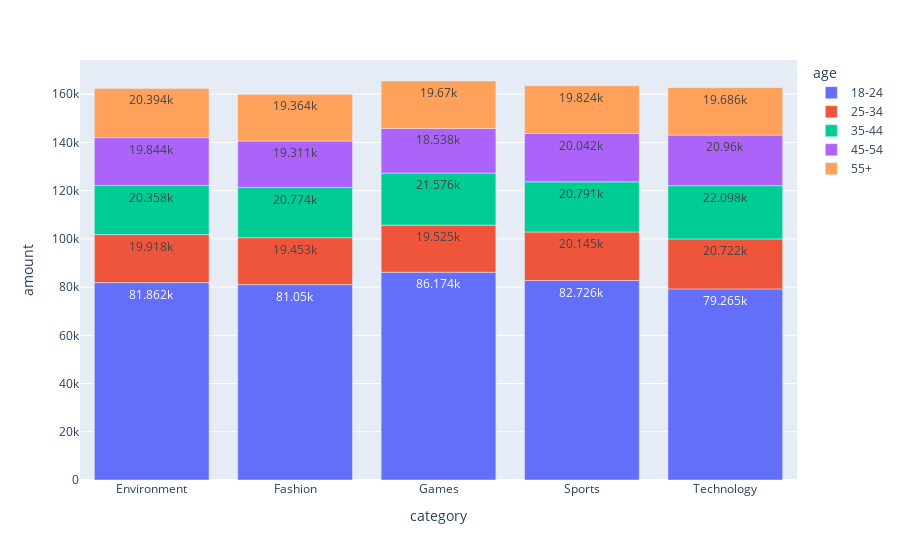

Here is the notebook cell this chart was saved with:
### Code cell
import plotly.express as px
age = df.groupby(['category', 'age'])['amount'].sum().reset_index()

fig = px.bar(age, x='category', y='amount', color='age', text_auto=True)
fig.show()

### Figure 1 — Plotly figure (JSON) as saved in the notebook; plotly's stock layout.template omitted (floating-point values rounded to 4 significant figures)
{"data": [{"alignmentgroup": "True", "hovertemplate": "age=18-24<br>category=%{x}<br>amount=%{y}<extra></extra>", "legendgroup": "18-24", "marker": {"color": "#636efa", "pattern": {"shape": ""}}, "name": "18-24", "offsetgroup": "18-24", "orientation": "v", "showlegend": true, "textposition": "auto", "texttemplate": "%{y}", "x": ["Environment", "Fashion", "Games", "Sports", "Technology"], "xaxis": "x", "y": [81862, 81050, 86174, 82726, 79265], "yaxis": "y", "type": "bar"}, {"alignmentgroup": "True", "hovertemplate": "age=25-34<br>category=%{x}<br>amount=%{y}<extra></extra>", "legendgroup": "25-34", "marker": {"color": "#EF553B", "pattern": {"shape": ""}}, "name": "25-34", "offsetgroup": "25-34", "orientation": "v", "showlegend": true, "textposition": "auto", "texttemplate": "%{y}", "x": ["Environment", "Fashion", "Games", "Sports", "Technology"], "xaxis": "x", "y": [19918, 19453, 19525, 20145, 20722], "yaxis": "y", "type": "bar"}, {"alignmentgroup": "True", "hovertemplate": "age=35-44<br>category=%{x}<br>amount=%{y}<extra></extra>", "legendgroup": "35-44", "marker": {"color": "#00cc96", "pattern": {"shape": ""}}, "name": "35-44", "offsetgroup": "35-44", "orientation": "v", "showlegend": true, "textposition": "auto", "texttemplate": "%{y}", "x": ["Environment", "Fashion", "Games", "Sports", "Technology"], "xaxis": "x", "y": [20358, 20774, 21576, 20791, 22098], "yaxis": "y", "type": "bar"}, {"alignmentgroup": "True", "hovertemplate": "age=45-54<br>category=%{x}<br>amount=%{y}<extra></extra>", "legendgroup": "45-54", "marker": {"color": "#ab63fa", "pattern": {"shape": ""}}, "name": "45-54", "offsetgroup": "45-54", "orientation": "v", "showlegend": true, "textposition": "auto", "texttemplate": "%{y}", "x": ["Environment", "Fashion", "Games", "Sports", "Technology"], "xaxis": "x", "y": [19844, 19311, 18538, 20042, 20960], "yaxis": "y", "type": "bar"}, {"alignmentgroup": "True", "hovertemplate": "age=55+<br>category=%{x}<br>amount=%{y}<extra></extra>", "legendgroup": "55+", "marker": {"color": "#FFA15A", "pattern": {"shape": ""}}, "name": "55+", "offsetgroup": "55+", "orientation": "v", "showlegend": true, "textposition": "auto", "texttemplate": "%{y}", "x": ["Environment", "Fashion", "Games", "Sports", "Technology"], "xaxis": "x", "y": [20394, 19364, 19670, 19824, 19686], "yaxis": "y", "type": "bar"}], "layout": {"xaxis": {"anchor": "y", "domain": [0, 1], "title": {"text": "category"}}, "yaxis": {"anchor": "x", "domain": [0, 1], "title": {"text": "amount"}}, "legend": {"title": {"text": "age"}, "tracegroupgap": 0}, "margin": {"t": 60}, "barmode": "relative"}}
